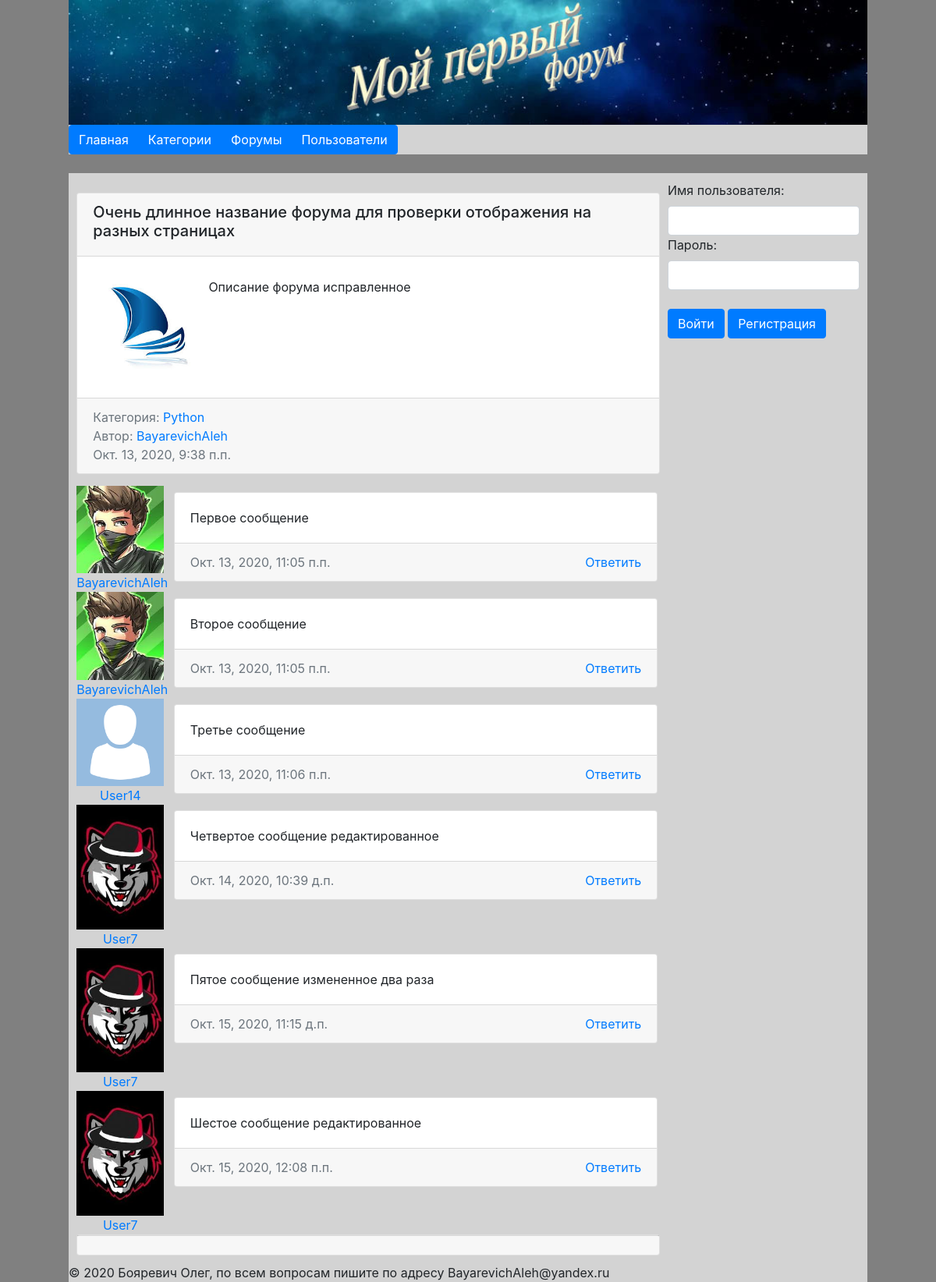
/forum/16, run on an earlier commit of the app's database.
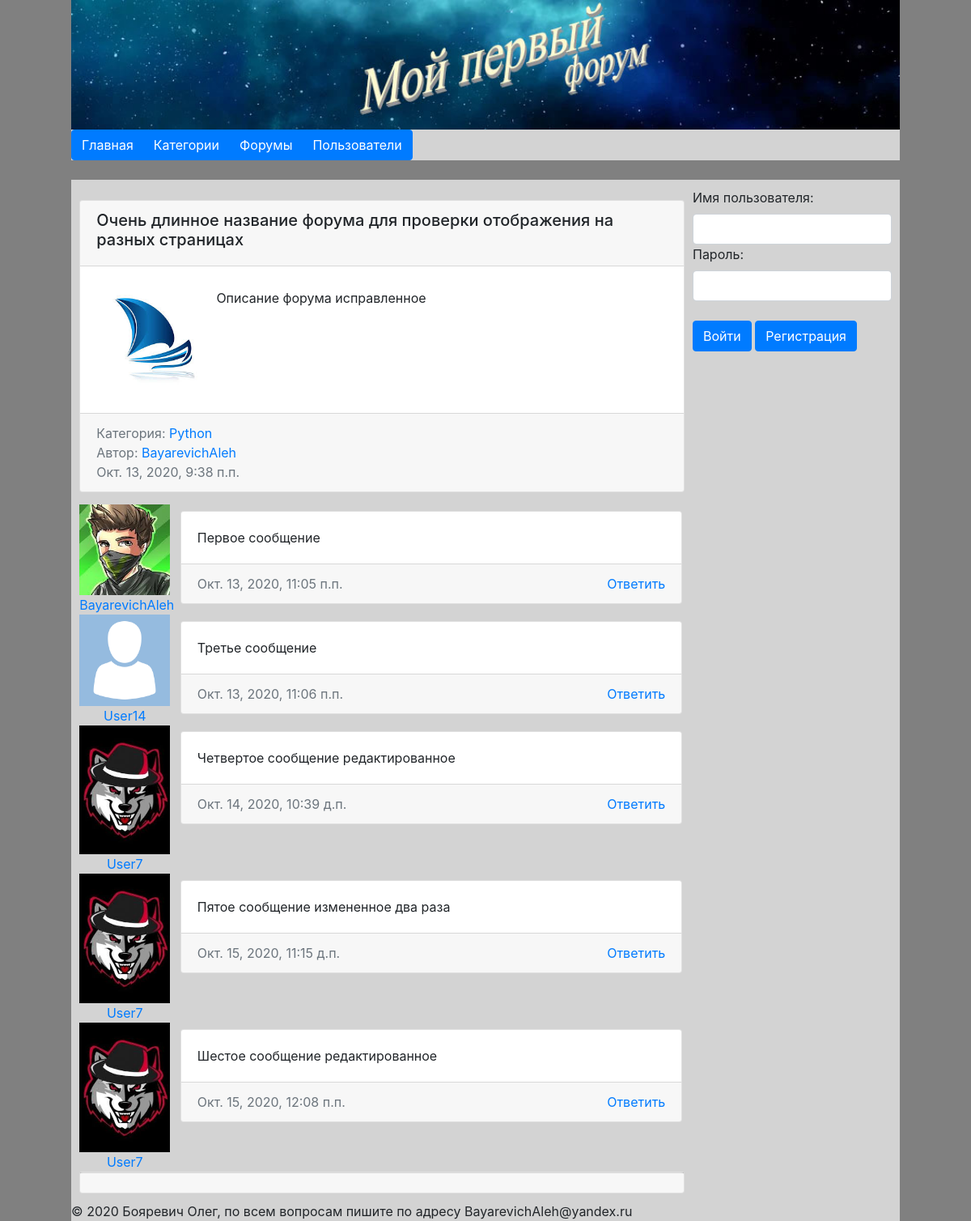
And on a later commit of the database.
### Forum/models.py (models this page shows, shortened)
class Forum(models.Model):
    category = models.ForeignKey('Category', on_delete=models.SET_NULL, null=True,
                                 verbose_name='Категория')
    name = models.CharField(max_length=100, unique=True, verbose_name='Название')
    commit = RichTextField(blank=False, verbose_name='Описание')
    logo = models.ImageField(blank=True, upload_to='forumlogos/', verbose_name='Логотип')
    creator = models.ForeignKey('Users', on_delete=models.PROTECT, null=True, verbose_name='Создатель')
    is_published = models.BooleanField(default=True,
                                       verbose_name='Публичность')
    create_date = models.DateTimeField(auto_now_add=True, verbose_name='Дата создания')
    def __str__(self):
        return self.name
    class Meta:
        verbose_name = 'Форум'
        verbose_name_plural = 'Форумы'
        ordering = ['-create_date']

class Category(models.Model):
    title = models.CharField(max_length=150, db_index=True, unique=True, verbose_name='Название категории')
    commit = models.TextField(max_length=1000, verbose_name='Описание категории')
    def get_absolute_url(self):
        return reverse('category', kwargs={"category_id": self.pk})
    def __str__(self):
        return self.title
    class Meta:
        verbose_name = 'Котегория'
        verbose_name_plural = 'Категории'
        ordering = ['pk']

class Users(AbstractUser):
    age = models.DateField(blank=True, null=True, verbose_name='Дата Рождения', )
    photo = models.ImageField(blank=True, upload_to='userphotos/', verbose_name='Фото')
    status = models.CharField(max_length=150, choices=STATUS_CHOICES, default='active', verbose_name='Статус')
    def get_absolute_url(self):
        return reverse('user', kwargs={"username": self.username})
    def __str__(self):
        return self.username
    class Meta:
        verbose_name = 'Пользователь'
        verbose_name_plural = 'Пользователи'
        ordering = ['username']

class Message(models.Model):
    id_forum = models.ForeignKey('Forum', on_delete=models.CASCADE, null=True,
                                 verbose_name='Форум')
    id_user = models.ForeignKey('Users', on_delete=models.PROTECT, null=True,
                                verbose_name='Пользователь')
    text = RichTextField(blank=False, verbose_name='Сообщение')
    create_date = models.DateTimeField(auto_now_add=True)
    class Meta:
        verbose_name = 'Сообщение'
        verbose_name_plural = 'Сообщения'
        ordering = ['create_date']

### Forum/views.py (the view, shortened to what this page needs)
# urls.py: path('forum/<int:forum_id>', ForumView.as_view(), name='forum'),
class ForumView(MyListView):
    model = Message
    context_object_name = 'messages'
    template_name = 'Forum/forum.html'
    allow_empty = True
    paginate_by = 10
    def get_context_data(self, *, object_list=None, **kwargs):
        context = super(ForumView, self).get_context_data(**kwargs)
        try:
            context['forum'] = Forum.objects.get(pk=self.kwargs['forum_id'])
        except:
            return get_object_or_404(Forum, pk=self.kwargs['forum_id'])
        if context['forum'].is_published == False and self.request.user != context['forum'].creator:
            raise Http404('Форум не найден')
        context['title'] = f"Форум :: {context['forum']}"
        self.pages = context['page_obj']
        context['pages'] = self.get_pages()
        return context
    def get_queryset(self):
        return (Message.objects.filter(id_forum=self.kwargs['forum_id']))
    def get(self, request, *args, **kwargs):
        context = super(ForumView, self).get(request, *args, **kwargs)
        try:
            delete = request.GET['delete']
        except:
            return context

### Forum/utils.py (called while the page is built)
    def get_pages(self,):
        num_pages = self.pages.paginator.num_pages
        number = self.pages.number
        if num_pages < 10:
            return (range(1, num_pages + 1))
        elif number > num_pages - 5:
            return (range(num_pages - 8, num_pages + 1))
        else:
            return (range(number - 4, number + 4))

### Forum/views.py (called while the page is built)
    def get_context_data(self, *, object_list=None, **kwargs):
        context = super(__class__, self).get_context_data(**kwargs)
        context['userform'] = UserLoginForm
        context['title'] = self.title
        self.pages = context['page_obj']
        context['pages'] = self.get_pages()
        return context

### Forum/templates/Forum/forum.html (shortened to what this page needs)
{% extends 'base.html' %}
{% load staticfiles %}
{% block content %}
    <div class="card text-center" style="margin: 15px auto">
        <div class="card-header" align="left">
            <h5>{{ forum.name }}</h5>
        </div>
        <div class="card-body" align="left">
            <div class="col-1-4" style="width: 20%">
                {% if  forum.logo %}
                    <img src="/static{{ forum.logo.url }}" width="100%" alt="Логотип">
                {% else %}
                    <img src="/static/media/forumlogos/nologo.png" width="100%" alt="Логотип">
                {% endif %}
            </div>
            <div class="col-3-4"><p class="card-text" align="justify">{% autoescape off %}{{ forum.commit }}{% endautoescape %}</p></div>
        </div>
        <div class="card-footer text-muted" align="left">
            <div class="col" style="width: 70%; float: left; margin-left: -15px">
                Категория: <a href="{{ forum.category.get_absolute_url }}">{{ forum.category }}</a><br>
                Автор: <a href="{{ forum.creator.get_absolute_url }}">{{ forum.creator }}</a><br>
                {{ forum.create_date }}
            </div>
        </div>
    </div>
    {% for item in messages %}
        <div class="container">
            <div class="col-1-4" style="width: 15%; margin-left: 0px; margin-right: 5px" align="center">
                {% if item.id_user.photo %}
                    <img src="/static{{ item.id_user.photo.url }}" alt="User photo" width="100%">
                {% else %}
                    <img src="/static/media/userphotos/nophoto.png" alt="User photo" width="100%">
                {% endif %}
                <div align="center"><a href="{{ item.id_user.get_absolute_url }}">{{ item.id_user.username }}</a></div>
            </div>
            <div class="col-3-4" style="width: 83%;margin-right: -2%">
                <div class="card text-center">
                    <div class="card-body" align="left">
                        {% autoescape off %}{{ item.text }}{% endautoescape %}
                    </div>
                    <div class="card-footer text-muted" align="left">
                        <div class="col" style="width: 50%; float: left; margin-left: -15px">
                            {{ item.create_date }}
                        </div>
                        <div class="col" align="right" style="width: 50%; float: right; margin-right:-15px">
                            <form action="#" method="get" id="delete">
                                {% if request.user == item.id_user %}
                                    <a href="{{ forum.get_absolute_url }}/edit_message/{{ item.pk }}"
                                       onclick="document.getElementById('form1').submit(); return false;">Редактировать</a>
                                    |
                                    <a href="{{ forum.get_absolute_url }}?delete={{ item.pk }}"
                                       onclick="document.getElementById('form1').submit(); return false;">Удалить</a>
                                {% else %}
                                    <a href="#"
                                       onclick="document.getElementById('form1').submit(); return false;">Ответить</a>
                                {% endif %}
                            </form>
                        </div>
                    </div>
                </div>
            </div>
        </div>
    {% endfor %}
    <div class="card text-center" style="margin: 0 auto">
        <div class="card-footer text-muted" align="right">
        </div>
    </div>
{% endblock %}
{% block user %}
    {{ block.super }}
{% endblock %}

### templates/base.html (shortened to what this page needs)
<!doctype html>
{% load static %}
{% load cache %}
<html lang="en">
<head>
    <link rel="stylesheet" href="{% static 'bootstrap/css/bootstrap.min.css' %}">
    <link rel="stylesheet" href="{% static 'css/style.css' %}">
</head>
<body>
{% cache 60 sidebar %}
    {% include 'inc/_nav.html' %}
{% endcache %}
<div class="main">
    <br>
    <div class="container">
        <div class="row">
            <div class="col-3-4">
                {% block content %}
                {% endblock %}
            </div>
            <div class="col-1-4" style="width: 24%; margin-top: 10px">
                {% block user %}
                    {% include 'inc/_login.html' %}
                {% endblock %}
            </div>
        </div>
    </div>
</div>
<footer>
    <div class="container">
        © 2020 Бояревич Олег, по всем вопросам пишите по адресу BayarevichAleh@yandex.ru
    </div>
</footer>
</body>
</html>

### templates/inc/_nav.html
<header>
    <div class="media" style="align-content: center">
        <div class="media-body" style="max-width: 1024px; display: block;
    margin-left: auto;
    margin-right: auto">
            <img src="/static/media/Untitled-1.jpg" width="100%" alt="Banner">
        </div>
    </div>
    <div class="container" style="padding: 0px">
        <div class="btn-group" role="group">
            <button onclick="window.location.href='{% url 'index' %}'" type="button" class="btn btn-primary">Главная
            </button>
            <button onclick="window.location.href='{% url 'categories' %}'" type="button" class="btn btn-primary">
                Категории
            </button>
            <button onclick="window.location.href='{% url 'category' 0 %}'" type="button" class="btn btn-primary">Форумы
            </button>
            <button onclick="window.location.href='{% url 'users' %}'" type="button" class="btn btn-primary">
                Пользователи
            </button>
        </div>
    </div>
</header>

### templates/inc/_login.html (shortened to what this page needs)
{% load staticfiles %}
{% if request.user.is_authenticated %}
    {% if request.user.photo %}
        <img src="{% static request.user.photo.url %}" alt="Photo" width="100%">
    {% else %}
        <img src="{% static 'media/userphotos/nophoto.png' %}" alt="Photo" width="100%">
    {% endif %}
    <h4 align="center">{{ request.user.username }}</h4>
    <a href="{{ request.user.get_absolute_url }}">Мой профиль</a><br>
    <a href="{% url 'myforums' %}">Мои форумы</a><br>
    <a href="#">Мои сообщения</a><br>
    <a href="#">Мои файлы</a><br>
    <a href="{% url 'add_forum' %}">Создать форум</a><br>
        <div style="float: right">
            <a href="{% url 'logout' %}?url={{ request.path }}" class="btn btn-primary">Выйти</a>
        </div>
{% else %}
    <form method="post" autocomplete="off">
        <div class="row">
            <div class="col-1-4" style="width: 100%">
                <label for="{{ userform.username.id_for_label }}">{{ userform.username.label }}:</label></div>
            <div class="col-1-4" style="width: 100%">{{ userform.username }}</div>
        </div>
        <div class="row">
            <div class="col-1-4" style="width: 100%">
                <label for="{{ userform.password.id_for_label }}">{{ userform.password.label }}:</label></div>
            <div class="col-1-4" style="width: 100%">{{ userform.password }}</div>
        </div>
        <br>
        <button type="submit" class="btn btn-primary">Войти</button>
        <a href="{% url 'registration' %}" class="btn btn-primary">Регистрация</a>
    </form>
{% endif %}

### Forum/static/css/style.css (style rules this page uses)
.container { width: 100%; max-width: 1024px; padding: 0px; margin: 0 auto; background-color: lightgrey; }
.container:after, .row:after { content: ""; display: table; clear: both; }
.col-3-4 { width: 73%; float: left; margin: 1%; }
.col-1-4 { width: 25%; float: left; }
.row { margin: 0px auto; padding: 0 0px; }
body { background-color: gray; }

What changed in the data, as far as the page shows it:
removed Message: id_user.photo (picture), id_user.username "BayarevichAleh", text "Второе сообщение", create_date "Окт. 13, 2020, 11:05 п.п.", shows "Ответить"
